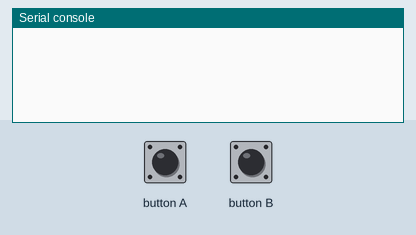
This program was run on a simulated BBC micro:bit running MicroPython. On the bench: the last lines printed to the serial console. The test bench sets the inputs (shaded band). No radio messages arrive unless stated (any console line starting 'radio sent:' is added by the test bench).

Above: at 1.2 s.
1.3 s: button A pressed for 0.15 s
At 2.0 s:
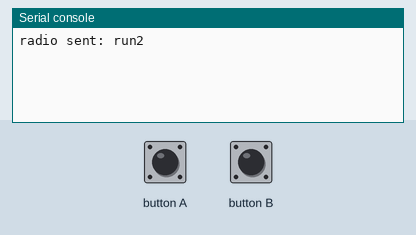
2.9 s: button B pressed for 0.15 s
At 3.3 s:
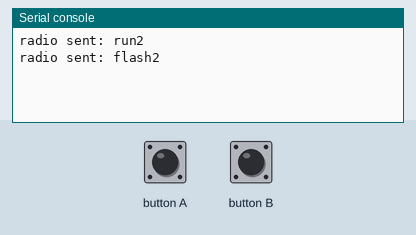

Measured:
- after the input at 1.3 s, the serial console: prints a new line at once (image 1)
- after the input at 2.9 s, the serial console: prints a new line at once (image 2)

The program:

remoteRunFlash.py
```python
# 조종기 remoteRunFlash
import radio
from random import randint
from microbit import *
import neopixel

# Create the "flash" animation frames. Can you work out how it's done?
flash = [Image().invert()*(i/9) for i in range(9, -1, -1)]

# The radio won't work unless it's switched on.
radio.on()
np = neopixel.NeoPixel(pin0, 16)

# Event loop.
while True:
    if button_a.was_pressed():
        radio.send('run2')  # a-ha

    if button_b.was_pressed():
        radio.send('flash2')  # a-ha
```
